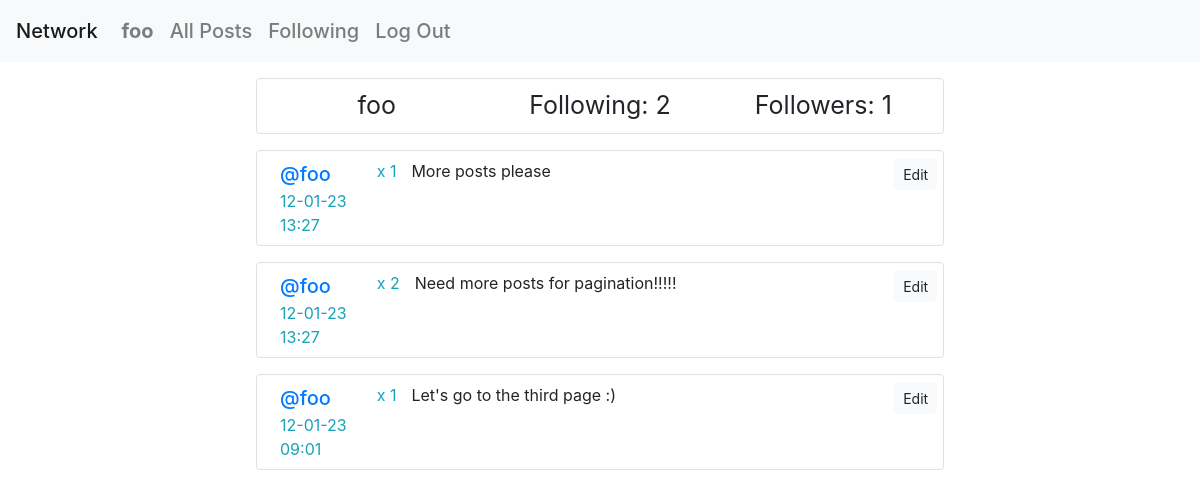
The app's page /user/1 (signed in), older data.
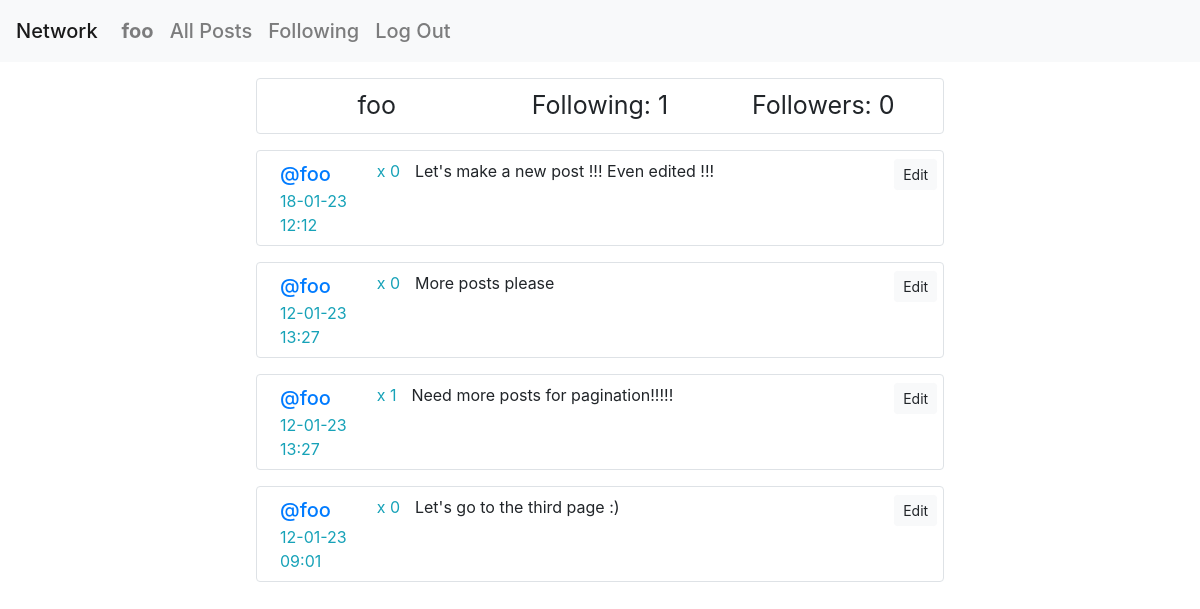
The same page, newer data.
### network/models.py (models this page shows, shortened)
class Post(models.Model):
    owner = models.ForeignKey(User, on_delete=models.CASCADE)
    content = models.TextField(max_length=500, validators=[MinLengthValidator(1)])
    creation = models.DateTimeField(auto_now_add=True)
    likes = models.IntegerField(default=0)

class User(AbstractUser):
    pass
    def __str__(self):
        return self.username

### network/views.py (the view)
# urls.py: path("user/<int:id>", views.view_profile, name="user"),
@login_required
def view_profile(request, id):
    user_profile = User.objects.get(pk=id)
    my_profile = False
    is_following = False
    if request.user == user_profile:
        my_profile = True
    else:
        try:
            Follow.objects.get(user=user_profile, follower=request.user)
            is_following=True
        except:
            ObjectDoesNotExist
    p = Paginator(Post.objects.filter(owner__pk=id).order_by("creation").reverse(), 10)
    try:
        p_likes = Post.objects.filter(pk__in=Like.objects.filter(user=request.user).values_list('post'))
    except:
        ObjectDoesNotExist
        p_likes = []
    p_number = request.GET.get("p_number")
    p_posts = p.get_page(p_number)
    return render(request, "network/profile.html", {
        'p_posts': p_posts,
        'p_likes': p_likes,
        'followers': Follow.objects.filter(user=user_profile).count(),
        'following': Follow.objects.filter(follower=user_profile).count(),
        'my_profile': my_profile,
        'is_following': is_following,
        'user_profile': user_profile
        })

### network/templates/network/profile.html (shortened to what this page needs)
{% extends "network/layout.html" %}
{% load static %}
{% block body %}
    <div id="follow_status">
        <div class="row border border-2 rounded p-2 m-3">
            <div class="col">{{ user_profile }}</div>
            <div class="col">Following: {{ following }}</div>
            <div class="col">Followers: {{ followers }}</div>
        </div>
    </div>
    <div id="posts">
        {% for post in p_posts %}
            <div class="row border border-2 rounded p-2 m-3">
                <div class="col-2 user_name"><a href="{% url 'user' id=post.owner.id %}" class="text-decoration-none">@{{ post.owner }}</a>
                    <div class="text-info">{{ post.creation|date:"d-m-y H:i" }}</div>
                </div>
                <div class="col1">
                    <div class="text-info" id="likes{{ post.id }}">x {{ post.likes }}</div>
                </div>
                <div class="col contentpost">
                    <div id="post{{ post.id }}">{{ post.content }}</div>
                </div>
            {% if user == post.owner %}
                <div class="col-1"><button class="btn btn-light btn-sm align-self-end" id="button{{ post.id }}" data-value={{ post.id }}>Edit</button></div>
            {% endif %}
            </div>
        {% endfor %}
    </div>
{% endblock %}

Row changes from the older to the newer data that the page shows:
added Post: owner "foo", creation "18-01-23 12:12", likes "0", content "Let's make a new post !!! Even edited !!!", {{ post.id }} 48 (drawn)
changed Post "More posts please": likes "1" → "0"
changed Post "Need more posts for pagination!!!!!": likes "2" → "1"
changed Post "Let's go to the third page :)": likes "1" → "0"
Text that changed along with them:
{{ following }}: "2" → "1"
{{ followers }}: "1" → "0"
